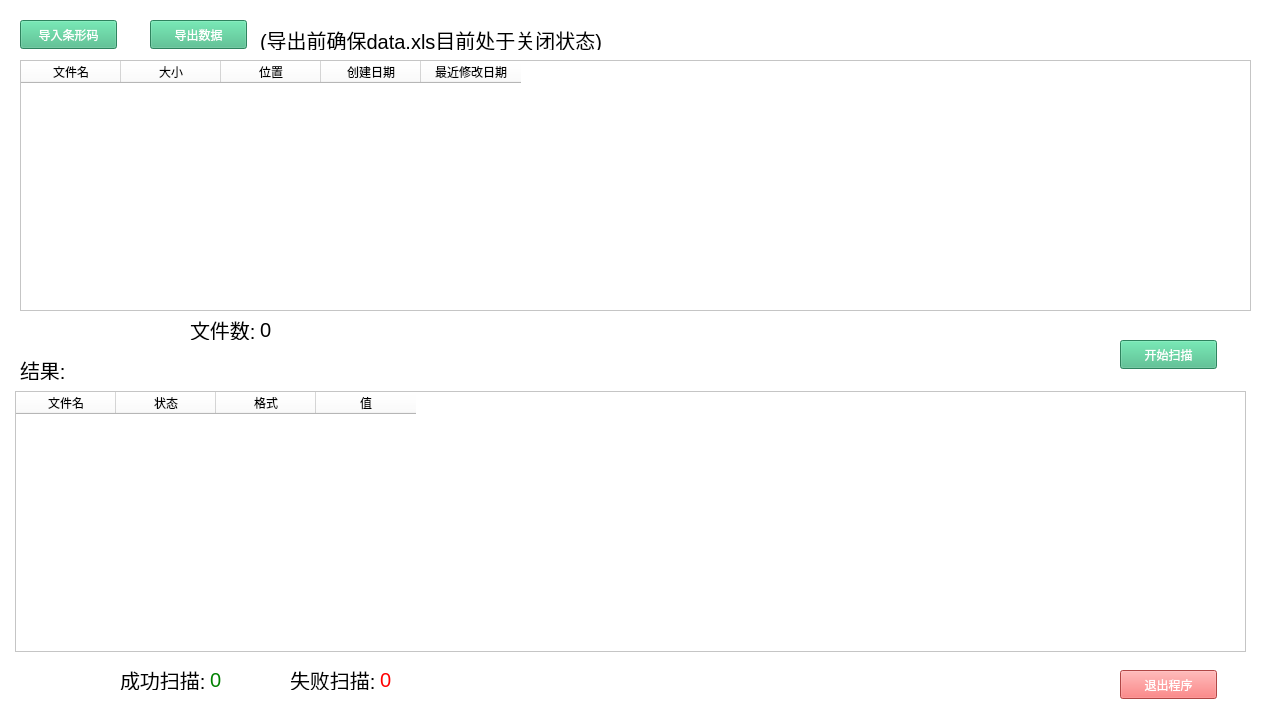
<?xml version="1.0" encoding="UTF-8"?>
<ui version="4.0">
 <class>MainWindow</class>
 <widget class="QMainWindow" name="MainWindow">
  <property name="geometry">
   <rect>
    <x>0</x>
    <y>0</y>
    <width>1268</width>
    <height>711</height>
   </rect>
  </property>
  <property name="windowTitle">
   <string>条形码扫描王</string>
  </property>
  <property name="windowIcon">
   <iconset>
    <normaloff>C:/Users/Administrator/.designer/backup/favicon.png</normaloff>C:/Users/Administrator/.designer/backup/favicon.png</iconset>
  </property>
  <property name="windowOpacity">
   <double>0.960000000000000</double>
  </property>
  <property name="styleSheet">
   <string notr="true">background:white;

</string>
  </property>
  <widget class="QWidget" name="centralwidget">
   <widget class="QPushButton" name="scanBtn">
    <property name="geometry">
     <rect>
      <x>1120</x>
      <y>340</y>
      <width>97</width>
      <height>29</height>
     </rect>
    </property>
    <property name="styleSheet">
     <string notr="true">background:#41B883;
color:white;
font-family:黑体;
</string>
    </property>
    <property name="text">
     <string>开始扫描</string>
    </property>
   </widget>
   <widget class="QPushButton" name="exitBtn">
    <property name="geometry">
     <rect>
      <x>1120</x>
      <y>670</y>
      <width>97</width>
      <height>29</height>
     </rect>
    </property>
    <property name="styleSheet">
     <string notr="true">background:#F76260;
color:white;
font-family:黑体;</string>
    </property>
    <property name="text">
     <string>退出程序</string>
    </property>
   </widget>
   <widget class="QPushButton" name="exportBtn">
    <property name="geometry">
     <rect>
      <x>150</x>
      <y>20</y>
      <width>97</width>
      <height>29</height>
     </rect>
    </property>
    <property name="styleSheet">
     <string notr="true">background:#41B883;
color:white;
font-family:黑体;
</string>
    </property>
    <property name="text">
     <string>导出数据</string>
    </property>
   </widget>
   <widget class="QPushButton" name="importBtn">
    <property name="geometry">
     <rect>
      <x>20</x>
      <y>20</y>
      <width>97</width>
      <height>29</height>
     </rect>
    </property>
    <property name="styleSheet">
     <string notr="true">background:#41B883;
color:white;
font-family:黑体;
</string>
    </property>
    <property name="text">
     <string>导入条形码</string>
    </property>
   </widget>
   <widget class="QLabel" name="label">
    <property name="geometry">
     <rect>
      <x>190</x>
      <y>320</y>
      <width>70</width>
      <height>20</height>
     </rect>
    </property>
    <property name="styleSheet">
     <string notr="true">font-family:黑体;
font-size:20px;</string>
    </property>
    <property name="text">
     <string>文件数:</string>
    </property>
   </widget>
   <widget class="QTableWidget" name="fileList">
    <property name="geometry">
     <rect>
      <x>20</x>
      <y>60</y>
      <width>1231</width>
      <height>251</height>
     </rect>
    </property>
    <property name="styleSheet">
     <string notr="true">opcity:0.9;</string>
    </property>
    <column>
     <property name="text">
      <string>文件名</string>
     </property>
    </column>
    <column>
     <property name="text">
      <string>大小</string>
     </property>
    </column>
    <column>
     <property name="text">
      <string>位置</string>
     </property>
    </column>
    <column>
     <property name="text">
      <string>创建日期</string>
     </property>
    </column>
    <column>
     <property name="text">
      <string>最近修改日期</string>
     </property>
    </column>
   </widget>
   <widget class="QLabel" name="label_2">
    <property name="geometry">
     <rect>
      <x>20</x>
      <y>360</y>
      <width>50</width>
      <height>20</height>
     </rect>
    </property>
    <property name="styleSheet">
     <string notr="true">font-family:黑体;
font-size:20px;</string>
    </property>
    <property name="text">
     <string>结果:</string>
    </property>
   </widget>
   <widget class="QLabel" name="label_3">
    <property name="geometry">
     <rect>
      <x>120</x>
      <y>670</y>
      <width>90</width>
      <height>20</height>
     </rect>
    </property>
    <property name="styleSheet">
     <string notr="true">font-family:黑体;
font-size:20px;</string>
    </property>
    <property name="text">
     <string>成功扫描:</string>
    </property>
   </widget>
   <widget class="QLabel" name="label_4">
    <property name="geometry">
     <rect>
      <x>290</x>
      <y>670</y>
      <width>90</width>
      <height>20</height>
     </rect>
    </property>
    <property name="styleSheet">
     <string notr="true">font-family:黑体;
font-size:20px;</string>
    </property>
    <property name="text">
     <string>失败扫描:</string>
    </property>
   </widget>
   <widget class="QTableWidget" name="resultList">
    <property name="geometry">
     <rect>
      <x>15</x>
      <y>391</y>
      <width>1231</width>
      <height>261</height>
     </rect>
    </property>
    <column>
     <property name="text">
      <string>文件名</string>
     </property>
    </column>
    <column>
     <property name="text">
      <string>状态</string>
     </property>
    </column>
    <column>
     <property name="text">
      <string>格式</string>
     </property>
    </column>
    <column>
     <property name="text">
      <string>值</string>
     </property>
    </column>
   </widget>
   <widget class="QLabel" name="totalFile">
    <property name="geometry">
     <rect>
      <x>260</x>
      <y>320</y>
      <width>41</width>
      <height>20</height>
     </rect>
    </property>
    <property name="styleSheet">
     <string notr="true">font-family:黑体;
font-size:20px;</string>
    </property>
    <property name="text">
     <string>0</string>
    </property>
   </widget>
   <widget class="QLabel" name="successScan">
    <property name="geometry">
     <rect>
      <x>210</x>
      <y>670</y>
      <width>41</width>
      <height>20</height>
     </rect>
    </property>
    <property name="styleSheet">
     <string notr="true">font-family:黑体;
font-size:20px;
color:green;</string>
    </property>
    <property name="text">
     <string>0</string>
    </property>
   </widget>
   <widget class="QLabel" name="failScan">
    <property name="geometry">
     <rect>
      <x>380</x>
      <y>670</y>
      <width>41</width>
      <height>20</height>
     </rect>
    </property>
    <property name="styleSheet">
     <string notr="true">font-family:黑体;
font-size:20px;
color:red;</string>
    </property>
    <property name="text">
     <string>0</string>
    </property>
   </widget>
   <widget class="QLabel" name="prompt">
    <property name="geometry">
     <rect>
      <x>310</x>
      <y>330</y>
      <width>555</width>
      <height>30</height>
     </rect>
    </property>
    <property name="styleSheet">
     <string notr="true">font-family:黑体;
font-size:30px;
color:#41B883;</string>
    </property>
    <property name="text">
     <string/>
    </property>
   </widget>
   <widget class="QLabel" name="label_5">
    <property name="geometry">
     <rect>
      <x>260</x>
      <y>30</y>
      <width>360</width>
      <height>20</height>
     </rect>
    </property>
    <property name="styleSheet">
     <string notr="true">font-family:黑体;
font-size:20px;</string>
    </property>
    <property name="text">
     <string>(导出前确保data.xls目前处于关闭状态)</string>
    </property>
   </widget>
  </widget>
 </widget>
 <resources/>
 <connections/>
</ui>
